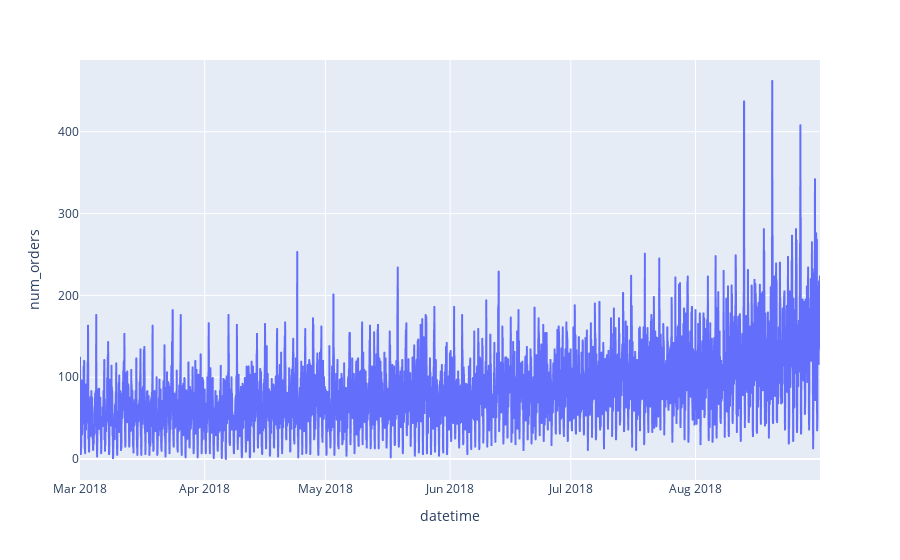

Here is the notebook cell this chart was saved with:
### Code cell
fig = px.line(df, x = df.index , y = 'num_orders')
fig.show()

### Figure 1 — Plotly figure (JSON) as saved in the notebook; plotly's stock layout.template omitted (floating-point values rounded to 4 significant figures; data arrays with more than 128 entries replaced by an {"elided": "..."} marker saying what was removed)
{"data": [{"hovertemplate": "datetime=%{x}<br>num_orders=%{y}<extra></extra>", "legendgroup": "", "line": {"color": "#636efa", "dash": "solid"}, "marker": {"symbol": "circle"}, "mode": "lines", "name": "", "showlegend": false, "type": "scattergl", "x": {"elided": "4416 str values"}, "xaxis": "x", "y": {"elided": "4416 int values"}, "yaxis": "y"}], "layout": {"legend": {"tracegroupgap": 0}, "margin": {"t": 60}, "xaxis": {"anchor": "y", "domain": [0, 1], "title": {"text": "datetime"}}, "yaxis": {"anchor": "x", "domain": [0, 1], "title": {"text": "num_orders"}}}}
